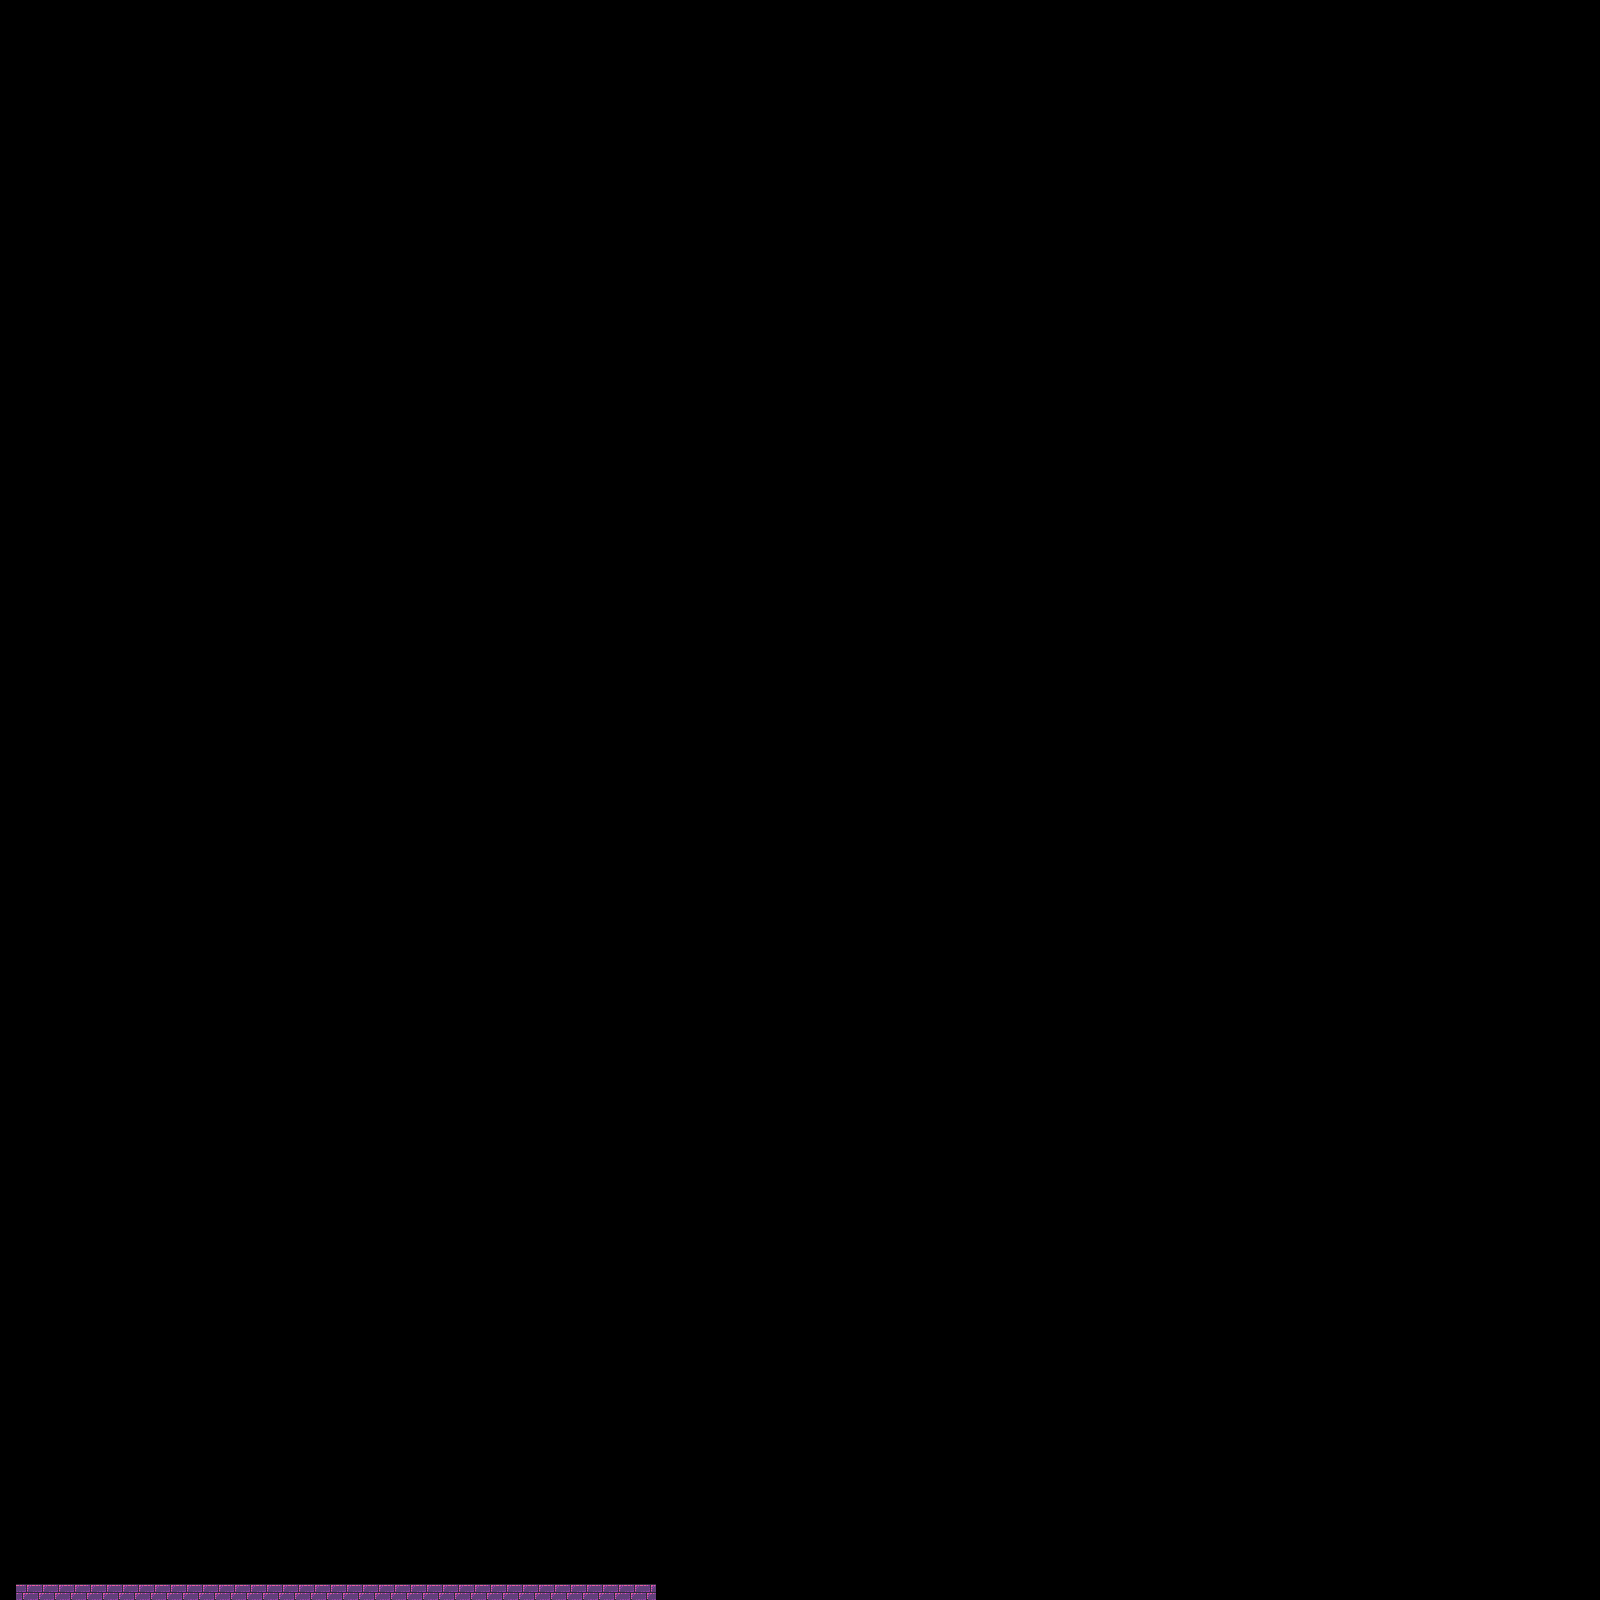

Tiled map render using the project's own tile images. Description and the map definition, with tile-layer contents summarised, below:
An orthogonal 100x100 tile map with 16x16 px tiles, 1 tile layer (Capa de patrones 1).

<map version="1.4" tiledversion="1.4.2" orientation="orthogonal" renderorder="right-down" width="100" height="100" tilewidth="16" tileheight="16" infinite="0" nextlayerid="2" nextobjectid="1">
 <tileset firstgid="1" name="m" tilewidth="16" tileheight="16" tilecount="84" columns="6">
  <image source="tilesetUpdated2.png" width="96" height="224" />
 </tileset>
 <layer id="1" name="Capa de patrones 1" width="100" height="100">
  <data>[10000 cells, 40 non-empty, 1 distinct tile ids]</data>
 </layer>
</map>
